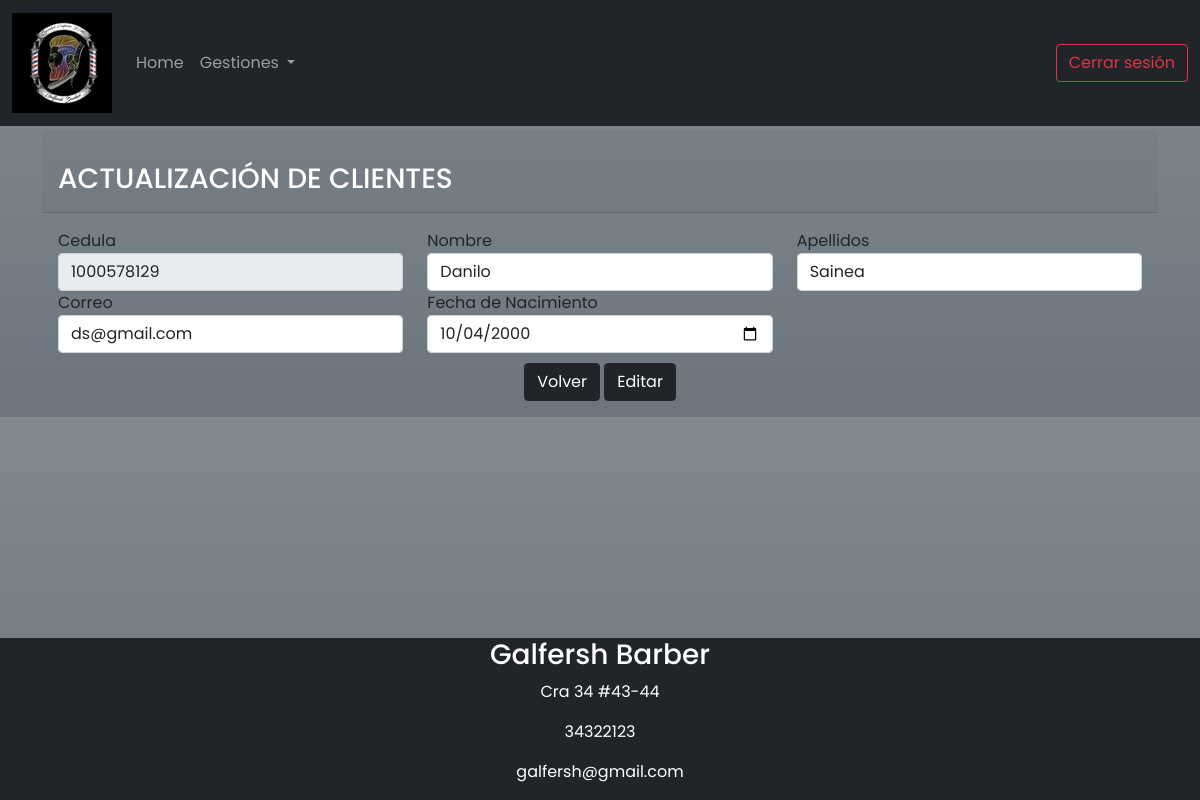
Page /Cliente/editarC.php?idCliente=1000578129 (signed in) on the committed database.
### tables this page shows
CREATE TABLE `cliente` (
  `idCliente` int(11) NOT NULL,
  `nombres` varchar(45) NOT NULL,
  `Apellidos` varchar(45) NOT NULL,
  `Correo` varchar(45) NOT NULL,
  `Fecha_N` date NOT NULL
);

### Cliente/editarC.php (the view, shortened to what this page needs)
<?php
include("../Class/class_Cliente.php");
$cli = new Cliente();
$reg = $cli->clienteid($_GET['idCliente']);
if ($_SESSION['usuario'] && $_SESSION['rol'] == 1) {
?>
    <!doctype html>
    <html lang="es">
    <head>
        <link rel="stylesheet" language="javascript" href="../bootstrap/css/bootstrap.min.css">
        <link rel="stylesheet" href="../sw/dist/sweetalert2.min.css">
        <link rel="stylesheet" href="../CSS/Style.css">
        <link rel="stylesheet" href="https://cdnjs.cloudflare.com/ajax/libs/animate.css/4.1.1/animate.min.css" />
    </head>
    <body class="bg-secondary bg-gradient">
        <nav class="navbar navbar-dark bg-dark navbar-expand-lg fixed-top">
            <div class="container-fluid">
                <a class="navbar-brand" href="./Home.php">
                    <img src="../Images/LogoPequeño.jpg" alt="" width="100" height="100">
                </a>
                <div class="collapse navbar-collapse" id="navbarSupportedContent">
                    <ul class="navbar-nav me-auto mb-2 mb-lg-0">
                        <li class="nav-item">
                            <a class="nav-link" aria-current="page" href="../Home.php">Home</a>
                        </li>
                        <?php
                        if ($_SESSION['usuario'] && $_SESSION['rol'] == 1) {
                        ?>
                            <li class="nav-item dropdown">
                                <a class="nav-link dropdown-toggle" href="#" id="navbarDropdownMenuLink" role="button" data-bs-toggle="dropdown" aria-expanded="false">
                                    Gestiones
                                </a>
                            </li>
                        <?php
                        }
                        ?>
                    </ul>
                    <a type="button" class="btn btn-outline-danger" href="../logout.php">Cerrar sesión</a>
                </div>
            </div>
        </nav>
        <div class="posicion">
            <div class="container">
                <div class="card-header ">
                    <br>
                    <h3 class="text-white">ACTUALIZACIÓN DE CLIENTES</h3>
                </div>
                <div class=" card-body">
                    <div class="row">
                        <div class="col-md-4">
                            <form name="form" action="editarC.php" method="POST">
                                <label for="idCliente">Cedula</label>
                                <input class="form-control" type="text" name="id" value="<?php echo $_GET['idCliente'] ?>" readonly>
                        </div>
                        <div class="col-md-4">
                            <label for="nom_e">Nombre</label>
                            <input type="text" id="nom_c" name="nom_c" class="form-control" value="<?php echo $reg[0]['nombres'] ?>" Required>
                        </div>
                        <div class="col-md-4">
                            <label for="apel_e">Apellidos</label>
                            <input type="text" id="apel_c" name="apel_c" class="form-control" value="<?php echo $reg[0]['Apellidos'] ?>" Required>
                        </div>
                        <div class="col-md-4">
                            <label for="email_e">Correo</label>
                            <input type="text" id="email_c" name="email_c" class="form-control" value="<?php echo $reg[0]['Correo'] ?>" Required>
                        </div>
                        <div class="col-md-4">
                            <label for="fecha_e">Fecha de Nacimiento</label>
                            <input type="date" id="fecha_c" name="fecha_c" class="form-control" value="<?php echo $reg[0]['Fecha_N'] ?>" Required>
                        </div>
                        <br><br><br>
                        <div class="col-md-12 centrar">
                            <input type="button" value="Volver" class="btn btn-dark" title="Volver" onclick="window.location='gestionC.php'">
                            <input type="submit" value="Editar" class="btn btn-dark" title="Editar">
                        </div>
                    </div>
                </div>
            </div>
        </div>
        <footer class="bg bg-dark text-white fixed-bottom">
            <div class="centrar">
                <address>
                    <h3>Galfersh Barber</h3>
                    <p> <span class="oi oi-home footer-address-icon"></span>Cra 34 #43-44</p>
                    <p><span class="oi oi-phone footer-address-icon"></span>34322123</p>
                    <p><span class="oi oi-inbox footer-address-icon"></span>galfersh@gmail.com</p>
                </address>
            </div>
        </footer>
    </body>
    </html>
<?php
} else if (isset($_SESSION['usuario']) && $_SESSION['rol'] == 3 || $_SESSION['rol'] == 2) {
    echo "
    <script type = 'text/javascript'>
    Swal.fire({
        title: 'Error!',
        text: 'Usuario no autorizado',
        icon: 'error',
        showClass: {
            popup: 'animate__animated animate__fadeInDown'
          },
          hideClass: {
            popup: 'animate__animated animate__fadeOutUp'
          }
    }).then((result)=>{
            if(result.value){
                window.location ='../Home.php';
            }
        });
    </script>
";
} else if ($_SESSION['usuario'] == null) {
    echo "
    <script type = 'text/javascript'>
    Swal.fire({
        title: 'Error!',
        text: 'Inicie Sesión como admin',
        icon: 'error',
        showClass: {
            popup: 'animate__animated animate__fadeInDown'
          },
          hideClass: {
            popup: 'animate__animated animate__fadeOutUp'
          }
    }).then((result)=>{
            if(result.value){
                window.location ='../Home.php';
            }
        });
    </script>
";
}
?>

### CSS/Style.css (style rules this page uses)
.centrar { justify-content: center; text-align: center; }
nav { position: fixed; }
* { font-family: 'Josefin Sans', sans-serif; font-family: 'Outfit', sans-serif; font-family: 'Poppins', sans-serif; }
.posicion { margin-top: 130px; margin-bottom: 0px; }
body { background-color: #A8A8A8; font-family: 'Roboto', sans-serif; }

### rows in the picture
cliente: nom_c "Danilo", apel_c "Sainea", email_c "ds@gmail.com", fecha_c "10/04/2000"
